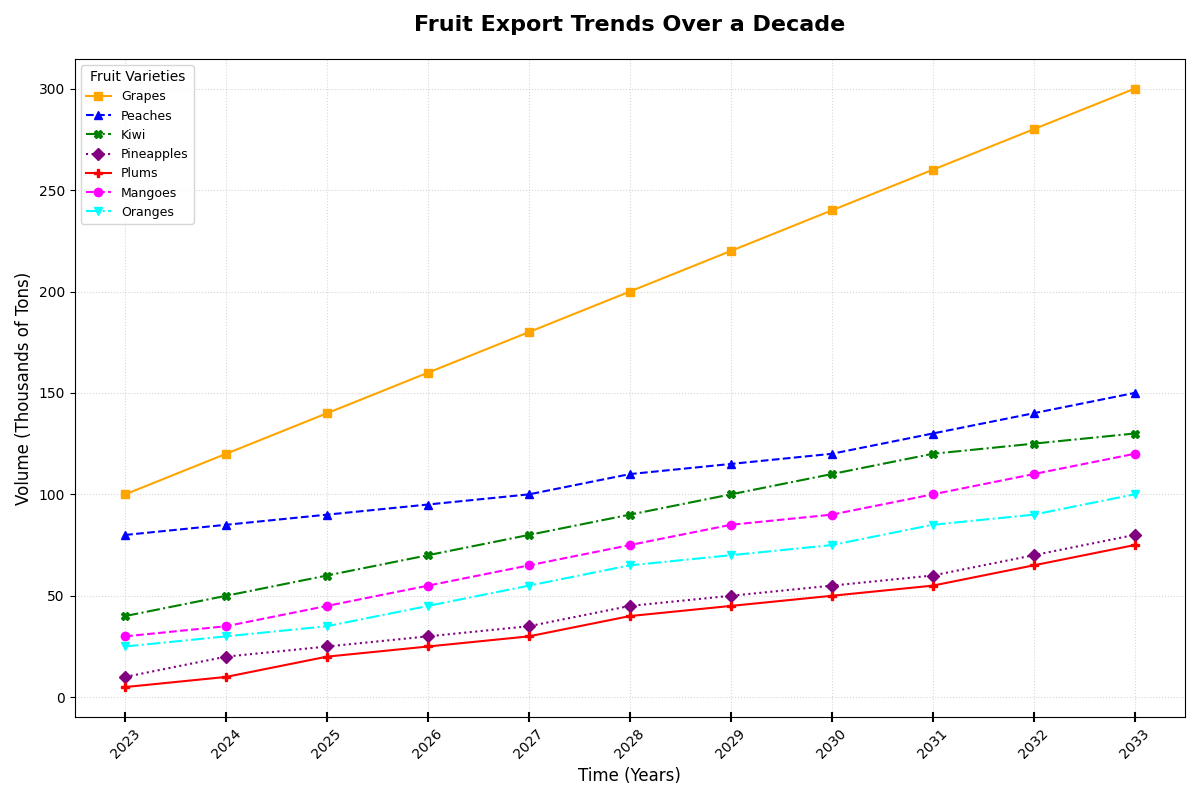

Recreate this plot in Python.
import matplotlib.pyplot as plt
import numpy as np

years = np.arange(2023, 2034)
types_of_fruits = ['Grapes', 'Peaches', 'Kiwi', 'Pineapples', 'Plums', 'Mangoes', 'Oranges']
apples = [100, 120, 140, 160, 180, 200, 220, 240, 260, 280, 300]
bananas = [80, 85, 90, 95, 100, 110, 115, 120, 130, 140, 150]
cherries = [40, 50, 60, 70, 80, 90, 100, 110, 120, 125, 130]
dragonfruits = [10, 20, 25, 30, 35, 45, 50, 55, 60, 70, 80]
elderberries = [5, 10, 20, 25, 30, 40, 45, 50, 55, 65, 75]
mangoes = [30, 35, 45, 55, 65, 75, 85, 90, 100, 110, 120]
oranges = [25, 30, 35, 45, 55, 65, 70, 75, 85, 90, 100]
export_data = [np.array(apples), np.array(bananas), np.array(cherries), np.array(dragonfruits), 
               np.array(elderberries), np.array(mangoes), np.array(oranges)]

fig, ax = plt.subplots(figsize=(12, 8))

line_styles = ['-', '--', '-.', ':', '-', '--', '-.']
markers = ['s', '^', 'X', 'D', 'P', 'o', 'v']
colors = ['orange', 'blue', 'green', 'purple', 'red', 'magenta', 'cyan']

for fruit, data, line_style, marker, color in zip(types_of_fruits, export_data, line_styles, markers, colors):
    ax.plot(years, data, linestyle=line_style, marker=marker, color=color, label=fruit)

ax.set_title('Fruit Export Trends Over a Decade', fontsize=16, fontweight='bold', pad=20)
ax.set_xlabel('Time (Years)', fontsize=12)
ax.set_ylabel('Volume (Thousands of Tons)', fontsize=12)

ax.set_xticks(years)
ax.set_xticklabels(years, rotation=45)

ax.grid(True, linestyle=':', alpha=0.5)
ax.legend(title='Fruit Varieties', fontsize=9, title_fontsize=10, loc='upper left')

ax.tick_params(axis='x', which='major', length=7, width=1.5, direction='inout')

plt.tight_layout()
plt.show()
